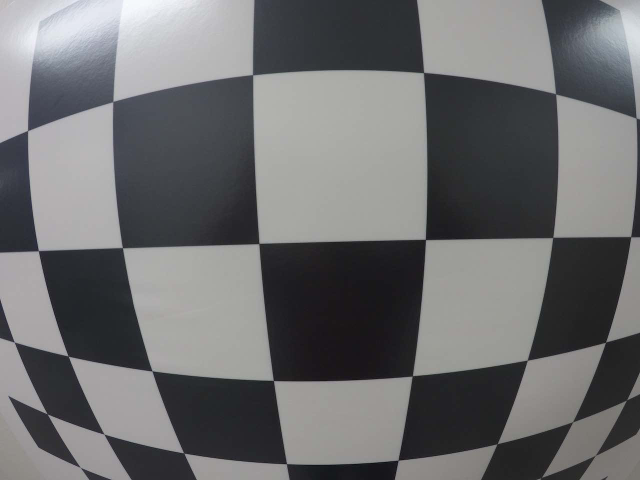
#> input picture test_image.png, 1280 x 960 px, given in place of test_image.jpg, which was not available (shown at 1/2 size)
$ jupyter execute --allow-errors camera_calibration.ipynb   (shell and % lines are left out)   (text cells are left out)
#> lines starting #> are read from the running program, lines starting #| are printed output that depends on the picture; after the words box and inside, x2 and y2 are one past the last pixel; in counts of white or black regions, pixels touching at a corner belong together; long printed decimals are rounded; pictures that were not available may be replaced by others from this repository, and a replacement may not be noted
[cell 1]
import numpy as np
import cv2
import glob
import matplotlib.pyplot as plt

# prepare object points, like (0,0,0), (1,0,0), (2,0,0) ....,(6,5,0)
objp = np.zeros((6*8,3), np.float32)
objp[:,:2] = np.mgrid[0:8, 0:6].T.reshape(-1,2)

# Arrays to store object points and image points from all the images.
objpoints = [] # 3d points in real world space
imgpoints = [] # 2d points in image plane.

# Make a list of calibration images
images = glob.glob('calibration_wide/GO*.jpg')

# Step through the list and search for chessboard corners
for idx, fname in enumerate(images):
    img = cv2.imread(fname)
    gray = cv2.cvtColor(img, cv2.COLOR_BGR2GRAY)

    # Find the chessboard corners
    ret, corners = cv2.findChessboardCorners(gray, (8,6), None)

    # If found, add object points, image points
    if ret == True:
        objpoints.append(objp)
        imgpoints.append(corners)

        # Draw and display the corners
        cv2.drawChessboardCorners(img, (8,6), corners, ret)
        #write_name = 'corners_found'+str(idx)+'.jpg'
        #cv2.imwrite(write_name, img)
        cv2.imshow('img', img)
        cv2.waitKey(500)

cv2.destroyAllWindows()

#> (a cell that did not finish here is left out)

[cell 3]
import pickle

# Test undistortion on an image
img = cv2.imread('calibration_wide/test_image.jpg')
#> img is the input picture: shape (960, 1280, 3); mean B, G, R 110.9, 109.7, 109.3
img_size = (img.shape[1], img.shape[0])
#> img_size = (1280, 960)

# Do camera calibration given object points and image points
#> (the rest of this cell did not finish here and is left out)

[cell 4]
import pickle
import cv2
import numpy as np
import matplotlib.pyplot as plt
import matplotlib.image as mpimg

# Read in the saved camera matrix and distortion coefficients
# These are the arrays you calculated using cv2.calibrateCamera()
dist_pickle = pickle.load( open( "wide_dist_pickle.p", "rb" ) )
#> (reads wide_dist_pickle.p from the repository)
mtx = dist_pickle["mtx"]
dist = dist_pickle["dist"]

# Read in an image
img = cv2.imread('test_image2.png')
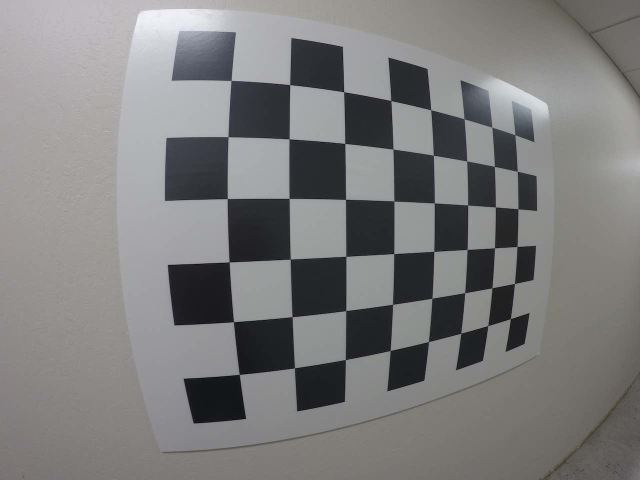
#> input picture test_image2.png, 1280 x 960 px (shown at 1/2 size)
#> img is the input picture: shape (960, 1280, 3); mean B, G, R 124.9, 125, 125.3
nx = 8 # the number of inside corners in x
ny = 6 # the number of inside corners in y

# MODIFY THIS FUNCTION TO GENERATE OUTPUT
# THAT LOOKS LIKE THE IMAGE ABOVE
def corners_unwarp(img, nx, ny, mtx, dist):
    # Pass in your image into this function
    # Write code to do the following steps
    # 1) Undistort using mtx and dist
#> called with nx = 8, ny = 6, mtx = array of shape (3, 3), dist = array of shape (1, 5)
    img_size = (img.shape[1], img.shape[0])
#> img_size = (1280, 960)
    undist = cv2.undistort(img, mtx, dist, None, mtx)
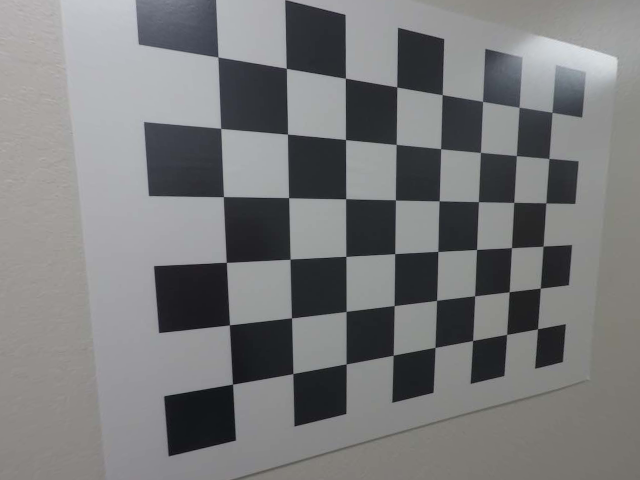
#> undist: shape (960, 1280, 3) (shown at 1/2 size); mean B, G, R 123, 122, 121.3
    # 2) Convert to grayscale
    gray = cv2.cvtColor(undist, cv2.COLOR_RGB2GRAY)
    # 3) Find the chessboard corners
    ret, corners = cv2.findChessboardCorners(gray, (nx, ny), None)
#> ret = True; corners = 48 rows, first 8: [436.5, 114.3], [573.6, 137.8], [691.3, 156.4], [793.9, 174.4], [884.2, 190.4], [966.1, 203.4], [1038, 215.6], [1104, 224.7]
    # 4) If corners found:
    if ret == True:
            # a) draw corners
            corn_img = cv2.drawChessboardCorners(undist, (nx, ny), corners, ret)
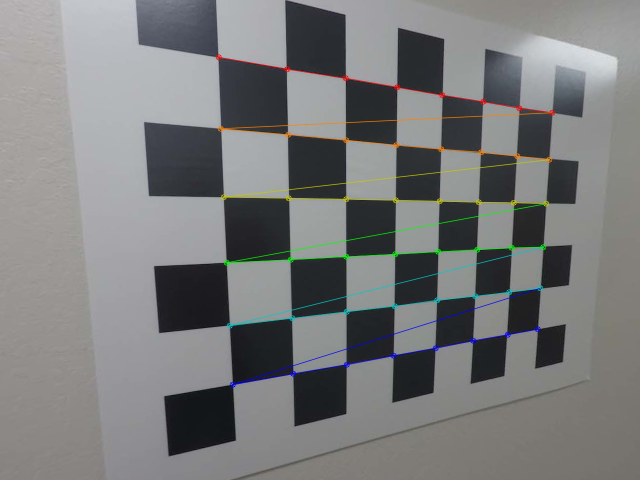
#> corn_img: shape (960, 1280, 3) (shown at 1/2 size); mean B, G, R 122.9, 122.5, 121.5
            # b) define 4 source points src = np.float32([[,],[,],[,],[,]]) use auto detected corners
#             src = np.float32([corners[0][0], corners[7][0], corners[8][0], corners[15][0]])
#             dst = np.float32([[200, 100], [800, 100], [200, 200],[800, 200]])
            src = np.float32([corners[0][0], corners[7][0], corners[40][0], corners[47][0]])
#> src = [[436.5, 114.3], [1104, 224.7], [465.3, 768.6], [1075.5, 658]]
            dst = np.float32([[200, 200], [1000, 200], [200, 800],[1000, 800]])
            # d) use cv2.getPerspectiveTransform() to get M, the transform matrix
            M = cv2.getPerspectiveTransform(src, dst)
#> M = [[0.553, -0.0507, -73.81], [-0.192, 0.645, 171.8], [-0.000406, -0.000114, 1]]
            # e) use cv2.warpPerspective() to warp your image to a top-down view
            warped = cv2.warpPerspective(corn_img, M, img_size, flags=cv2.INTER_LINEAR)
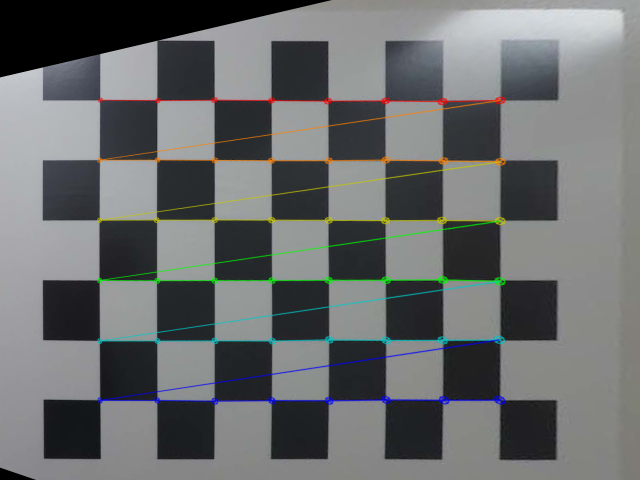
#> warped: shape (960, 1280, 3) (shown at 1/2 size); mean B, G, R 108.7, 107.9, 105.5
    #delete the next two lines9
    # M = None
    # warped = np.copy(img)
    return warped, M

top_down, perspective_M = corners_unwarp(img, nx, ny, mtx, dist)
#> perspective_M has the same summary as M in corners_unwarp
print(f"origin img shape {img.shape}")
#| origin img shape (960, 1280, 3)
print(f"type of image in cv {type(img)}")
#| type of image in cv <class 'numpy.ndarray'>
print(img.shape[0])
#| 960
print(f"top_down.shape {top_down.shape}")
#| top_down.shape (960, 1280, 3)
f, (ax1, ax2) = plt.subplots(1, 2, figsize=(24, 9))
f.tight_layout()
ax1.imshow(img)
ax1.set_title('Original Image', fontsize=50)
ax2.imshow(top_down)
ax2.set_title('Undistorted and Warped Image', fontsize=50)
plt.subplots_adjust(left=0., right=1, top=0.9, bottom=0.)
#> figure, not shown here; B, G, R data is drawn as R, G, B

[cell 5]
img_size = (img.shape[0], img.shape[1])
#> img_size = (960, 1280)
undist = cv2.undistort(img, mtx, dist, None, mtx)
# 2) Convert to grayscale
gray = cv2.cvtColor(undist, cv2.COLOR_RGB2GRAY)
# 3) Find the chessboard corners
ret, corners = cv2.findChessboardCorners(gray, (nx, ny), None)
#> ret = True
print(len(corners))# 4) If corners found:
#| 48
if ret == True:
        # a) draw corners
        corn_img = cv2.drawChessboardCorners(gray, (nx, ny), corners, ret)
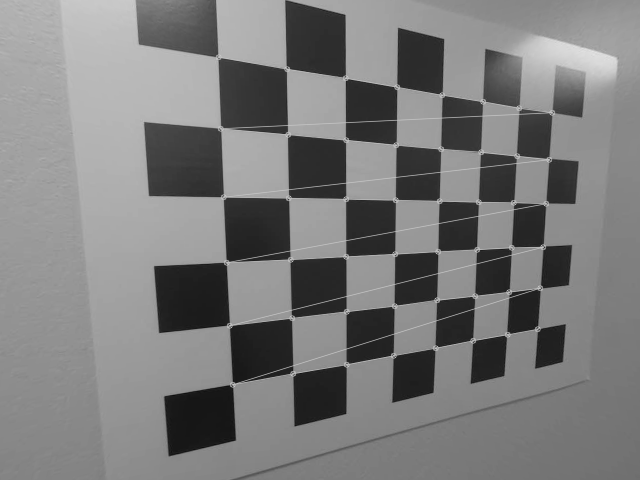
#> corn_img: shape (960, 1280) (shown at 1/2 size); min 1, max 233, mean 123.3
        # b) define 4 source points src = np.float32([[,],[,],[,],[,]])
        src = np.float32([corners[0][0], corners[7][0], corners[15][0], corners[8][0]])
#> src = [[436.5, 114.3], [1104, 224.7], [1097.8, 319.4], [441.4, 256.6]]
print(src)
#| [[ 436.5321   114.341]
#|  [1104.0494   224.6536 ]
#|  [1097.8323   319.411  ]
#|  [ 441.407  256.569]]

[cell 6]
src = np.float32([corners[0][0], corners[7][0], corners[8][0], corners[15][0]])
#> src = [[436.5, 114.3], [1104, 224.7], [441.4, 256.6], [1097.8, 319.4]]
dst = np.float32([[200, 100], [800, 100], [200, 200],[800, 200]])
M = cv2.getPerspectiveTransform(src, dst)
#> M = [[0.422, -0.0387, -15.67], [-0.132, 0.557, 76.05], [-0.000384, -0.000108, 1]]
print(M)
#| [[ 4.21687397e-01 -3.87303015e-02 -1.56712726e+01]
#|  [-1.32213808e-01  5.56727187e-01  7.60487611e+01]
#|  [-3.84223294e-04 -1.08206738e-04  1.00000000e+00]]

[cell 7]
src = np.float32([corners[0][0], corners[7][0], corners[40][0], corners[47][0]])
#> src = [[436.5, 114.3], [1104, 224.7], [465.3, 768.6], [1075.5, 658]]
dst = np.float32([[200, 200], [1000, 200], [200, 800],[1000, 800]])
M = cv2.getPerspectiveTransform(src, dst)
#> M = [[0.553, -0.0507, -73.81], [-0.192, 0.645, 171.8], [-0.000406, -0.000114, 1]]
print(M)
#| [[ 5.53258688e-01 -5.07092256e-02 -7.38115209e+01]
#|  [-1.91716838e-01  6.45378516e-01  1.71802551e+02]
#|  [-4.06487388e-04 -1.13937145e-04  1.00000000e+00]]

[cell 8]
def corners_unwarp_sol(img, nx, ny, mtx, dist):
    # Use the OpenCV undistort() function to remove distortion
#> called with nx = 8, ny = 6, mtx = array of shape (3, 3), dist = array of shape (1, 5)
    undist = cv2.undistort(img, mtx, dist, None, mtx)
    # Convert undistorted image to grayscale
    gray = cv2.cvtColor(undist, cv2.COLOR_BGR2GRAY)
    # Search for corners in the grayscaled image
    ret, corners = cv2.findChessboardCorners(gray, (nx, ny), None)
#> ret = True; corners = 48 rows, first 8: [436.5, 114.3], [573.6, 137.9], [691.4, 156.4], [793.9, 174.5], [884.1, 190.4], [966.1, 203.4], [1038, 215.6], [1104, 224.7]

    if ret == True:
        # If we found corners, draw them! (just for fun)
        cv2.drawChessboardCorners(undist, (nx, ny), corners, ret)
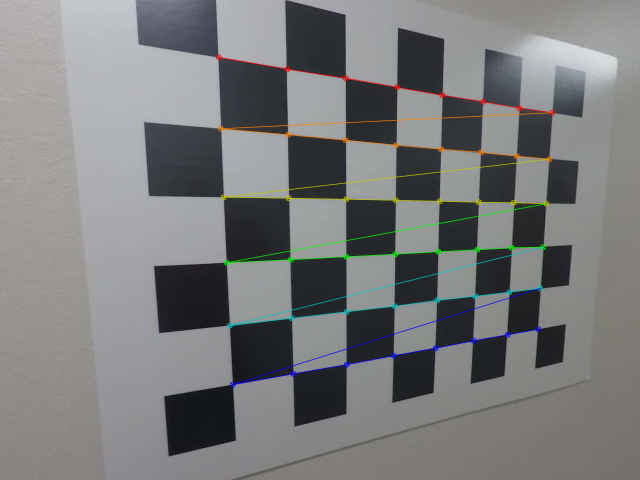
#> undist: shape (960, 1280, 3) (shown at 1/2 size); 2.03% of pixels changed, all inside (x1, y1, x2, y2) = (431, 108, 1111, 776)
        # Choose offset from image corners to plot detected corners
        # This should be chosen to present the result at the proper aspect ratio
        # My choice of 100 pixels is not exact, but close enough for our purpose here
        offset = 100 # offset for dst points
        # Grab the image shape
        img_size = (gray.shape[1], gray.shape[0])
#> img_size = (1280, 960)

        # For source points I'm grabbing the outer four detected corners
        src = np.float32([corners[0], corners[nx-1], corners[-1], corners[-nx]])
#> src = [[436.5, 114.3], [1104, 224.7], [1075.5, 658], [465.3, 768.6]]
        # For destination points, I'm arbitrarily choosing some points to be
        # a nice fit for displaying our warped result
        # again, not exact, but close enough for our purposes
        dst = np.float32([[offset, offset], [img_size[0]-offset, offset],
                                     [img_size[0]-offset, img_size[1]-offset],
                                     [offset, img_size[1]-offset]])
        # Given src and dst points, calculate the perspective transform matrix
        M = cv2.getPerspectiveTransform(src, dst)
#> M = [[0.816, -0.0491, -269.7], [-0.181, 0.835, 64.29], [-0.000407, -0.000114, 1]]
        # Warp the image using OpenCV warpPerspective()
        warped = cv2.warpPerspective(undist, M, img_size)
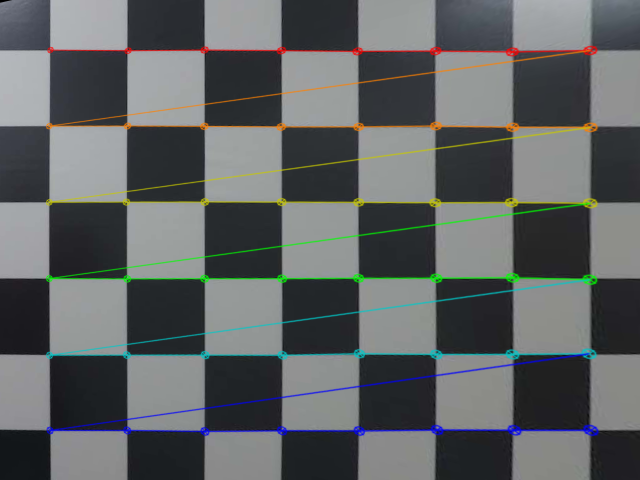
#> warped: shape (960, 1280, 3) (shown at 1/2 size); mean B, G, R 99.2, 98.6, 95

    # Return the resulting image and matrix
    return warped, M

top_down, perspective_M = corners_unwarp_sol(img, nx, ny, mtx, dist)
#> perspective_M has the same summary as M in corners_unwarp_sol
print(f"origin img shape {img.shape}")
#| origin img shape (960, 1280, 3)
print(f"type of image in cv {type(img)}")
#| type of image in cv <class 'numpy.ndarray'>
print(img.shape[0])
#| 960
print(f"top_down.shape {top_down.shape}")
#| top_down.shape (960, 1280, 3)
f, (ax1, ax2) = plt.subplots(1, 2, figsize=(24, 9))
f.tight_layout()
ax1.imshow(img)
ax1.set_title('Original Image', fontsize=50)
ax2.imshow(top_down)
ax2.set_title('Undistorted and Warped Image', fontsize=50)
plt.subplots_adjust(left=0., right=1, top=0.9, bottom=0.)
#> figure, not shown here; B, G, R data is drawn as R, G, B
